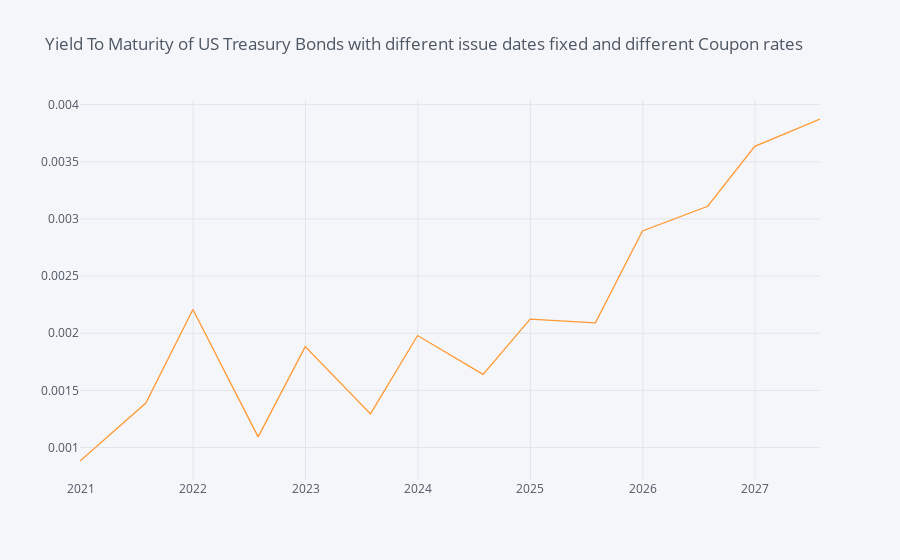

The code cell stored with this chart in its notebook:
### Code cell
off_on_df.sort_values('RDL', inplace=True)
display(off_on_df)
off_on_df["YTM implied by 2020-07-31 Price"].iplot(
    title="Yield To Maturity of US Treasury Bonds with different issue dates fixed and different Coupon rates")

### Figure 1 — Plotly figure (JSON) as saved in the notebook; plotly's stock layout.template omitted (floating-point values rounded to 4 significant figures)
{"data": [{"line": {"color": "rgba(255, 153, 51, 1.0)", "dash": "solid", "shape": "linear", "width": 1.3}, "mode": "lines", "name": "YTM implied by 2020-07-31 Price", "text": "", "type": "scatter", "x": ["2020-12-29", "2021-07-31", "2021-12-31", "2022-07-31", "2022-12-31", "2023-07-31", "2023-12-31", "2024-07-31", "2024-12-31", "2025-07-31", "2025-12-31", "2026-07-31", "2026-12-31", "2027-07-31"], "y": [0.0008824, 0.001389, 0.002208, 0.001093, 0.001883, 0.001295, 0.00198, 0.001641, 0.002124, 0.002091, 0.002895, 0.003111, 0.003635, 0.003875]}], "layout": {"legend": {"bgcolor": "#F5F6F9", "font": {"color": "#4D5663"}}, "paper_bgcolor": "#F5F6F9", "plot_bgcolor": "#F5F6F9", "title": {"font": {"color": "#4D5663"}, "text": "Yield To Maturity of US Treasury Bonds with different issue dates fixed and different Coupon rates"}, "xaxis": {"gridcolor": "#E1E5ED", "showgrid": true, "tickfont": {"color": "#4D5663"}, "title": {"font": {"color": "#4D5663"}, "text": ""}, "zerolinecolor": "#E1E5ED"}, "yaxis": {"gridcolor": "#E1E5ED", "showgrid": true, "tickfont": {"color": "#4D5663"}, "title": {"font": {"color": "#4D5663"}, "text": ""}, "zerolinecolor": "#E1E5ED"}}}
